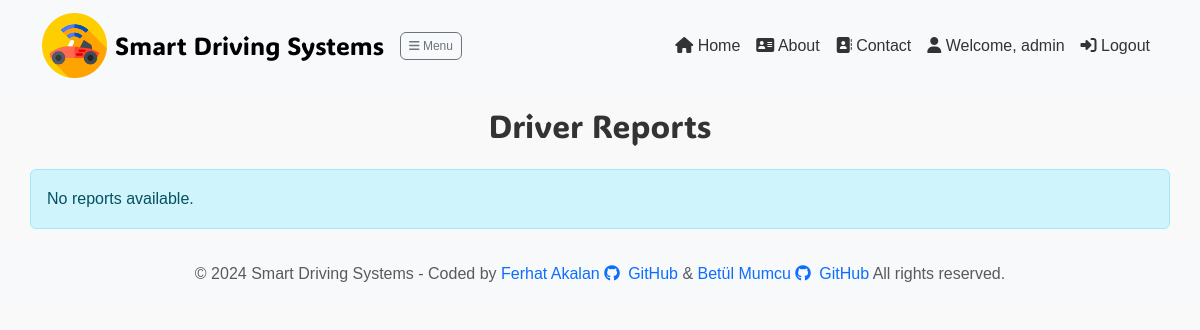
The page /report/driver-reports/ (signed in) on the database as committed earlier.
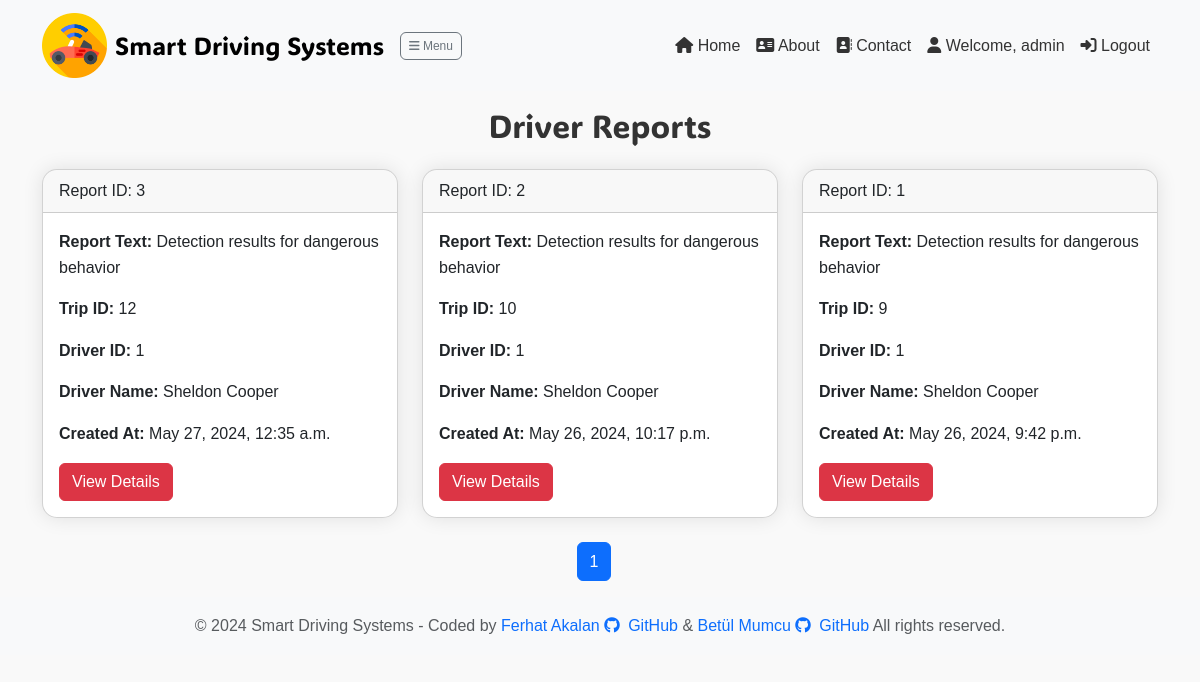
The same page on the database as committed later.
### report/models.py (models this page shows, shortened)
class Reports(models.Model):
    user = models.ForeignKey(User, on_delete=models.CASCADE)
    driver = models.ForeignKey(Driver, on_delete=models.CASCADE)
    trip = models.ForeignKey(Trips, on_delete=models.CASCADE)
    report_text = models.TextField()
    car_inside_report_path = models.TextField()
    car_outside_report_path = models.TextField()
    car_data_report_path = models.TextField()
    created_at = models.DateTimeField(default=timezone.now)
    total_frames_inside = models.IntegerField() #Toplam araç içi tespit edilen davranış sayısı
    total_frames_outside = models.IntegerField() #Toplam araç dışı tespit edilen davranış sayısı

class Trips(models.Model):
    driver = models.ForeignKey(Driver, on_delete=models.CASCADE)
    start_time = models.DateTimeField(null=True, blank=True)
    end_time = models.DateTimeField(null=True, blank=True)
    car_inside_file_path = models.TextField(null=True, blank=True)
    car_outside_file_path = models.TextField(null=True, blank=True)
    car_data_file_path = models.TextField(null=True, blank=True)

class Driver(models.Model):
    user = models.ForeignKey(User, on_delete=models.CASCADE)
    driver_name = models.CharField(max_length=100)
    driver_surname = models.CharField(max_length=100)
    driver_licence = models.CharField(max_length=50, unique=True)
    driver_photo = models.ImageField(upload_to='driver_photos/', null=True, blank=True,
                                     help_text="Maximum 2MB and allowed formats: JPG, JPEG, PNG")
    created_at = models.DateTimeField(default=timezone.now)
    birth_date = models.DateField(null=True, blank=True)
    contact_number = models.CharField(max_length=20, null=True, blank=True)
    driver_email = models.EmailField(null=True, blank=True)

### report/views.py (the view)
# urls.py: path('driver-reports/', views.driver_reports, name='driver_reports'),
@login_required
def driver_reports(request, driver_id=None):
    if driver_id:
        driver = get_object_or_404(Driver, pk=driver_id)
        report_list = Reports.objects.filter(trip__driver=driver)
    else:
        report_list = Reports.objects.filter(trip__driver__user=request.user)
    report_list = report_list.order_by('-created_at')
    paginator = Paginator(report_list, 6)  # Sayfa başına 6 rapor
    page = request.GET.get('page')
    try:
        reports = paginator.page(page)
    except PageNotAnInteger:
        reports = paginator.page(1)
    except EmptyPage:
        reports = paginator.page(paginator.num_pages)
    return render(request, 'driver-reports.html', {'reports': reports})

### report/templates/driver-reports.html (shortened to what this page needs)
{% extends 'layout.html' %} {% block content %} {% load static %}
<div class="container">
  <h2 class="animated-title text-center mb-4" style="font-family: fasterOne, sans-serif;">Driver Reports</h2>
  <div class="row">
    {% if reports %} {% for report in reports %}
    <div class="col-md-4">
      <div class="card mb-4">
        <div class="card-header">Report ID: {{ report.id }}</div>
        <div class="card-body">
          <p class="card-text"><strong>Report Text: </strong>{{ report.report_text }}</p>
          <p class="card-text"><strong>Trip ID: </strong> {{ report.trip.id }}</p>
          <p class="card-text"><strong>Driver ID: </strong> {{ report.driver.id }}</p>
          <p class="card-text"><strong>Driver Name: </strong> {{ report.driver.driver_name }} {{ report.driver.driver_surname }}</p>
          <p class="card-text"><strong>Created At: </strong> {{ report.created_at }}</p>
          <a
            href="{% url 'report_details' report.id  %}"
            class="btn btn-danger">View Details</a>
        </div>
      </div>
    </div>
    {% endfor %}
    <ul class="pagination justify-content-center">
      <li class="page-item active">
        <span class="page-link">{{ reports.number }}</span>
      </li>
    </ul>
    {% else %}
    <div class="col animated-title alert alert-info" role="alert">
      No reports available.
    </div>
    {% endif %}
  </div>
</div>
{% endblock %}

Rows that differ between the two databases and show on the page:
added Reports: id "3", report_text "Detection results for dangerous behavior", trip.id "12", driver.id "1", driver.driver_name "Sheldon", driver.driver_surname "Cooper", created_at "May 27, 2024, 12:35 a.m."
added Reports: id "2", report_text "Detection results for dangerous behavior", trip.id "10", driver.id "1", driver.driver_name "Sheldon", driver.driver_surname "Cooper", created_at "May 26, 2024, 10:17 p.m."
added Reports: id "1", report_text "Detection results for dangerous behavior", trip.id "9", driver.id "1", driver.driver_name "Sheldon", driver.driver_surname "Cooper", created_at "May 26, 2024, 9:42 p.m."
Other text that changed with them:
{{ reports.number }}: (not shown) → "1"
text no longer shown: "No reports available."
